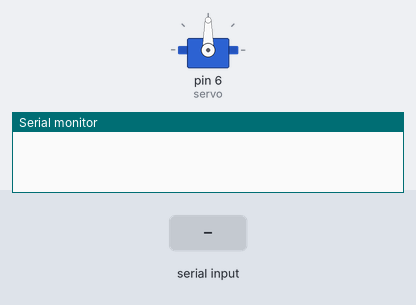
The sketch below on a simulated Arduino Uno, built with avr-gcc and run on an emulated ATmega328P. On the bench: servo, the last lines printed to the serial monitor. Inputs (shaded band) come from the test bench.

Above: at 1.2 s.
1.3 s: "b" received over Serial
At 2.5 s:
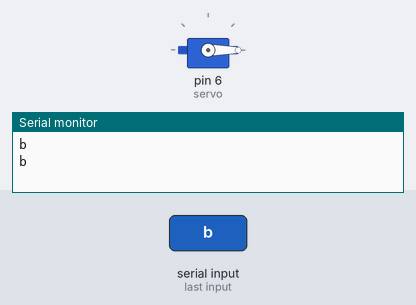
2.8 s: "a" received over Serial
At 3.7 s:
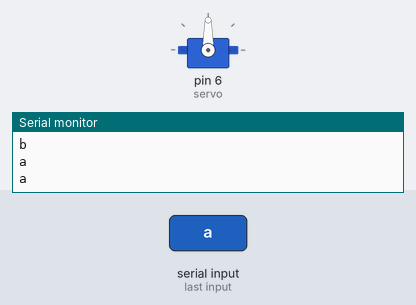
Timing chart, 0 to 5.8 s (numbered marks = the images above; inputs shaded):
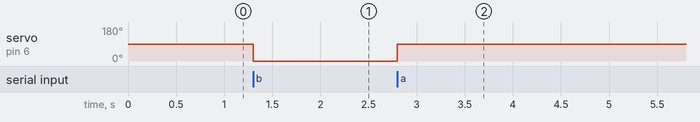

Measured:
- after the input at 1.3 s, servo on pin 6 (servo): 90° → 0° at once
- after the input at 2.8 s, servo on pin 6 (servo): 0° → 90° at once

The sketch:

bluetooth-ile-servo-motor.ino
```cpp
#include <Servo.h>
Servo servo;
void setup() {
Serial.begin(38400);
servo.attach(6);
}

void loop() {
char gelenVeri;
if(Serial.available()>0){
  gelenVeri = Serial.read();
  Serial.println(gelenVeri);
  if(gelenVeri == 'a')
  {
    Serial.println(gelenVeri);
    servo.write(90);
    delay(1000);
  }
  if(gelenVeri == 'b')
  {
    Serial.println(gelenVeri);
   servo.write(0);
   delay(1000);
  }
}

}
```
